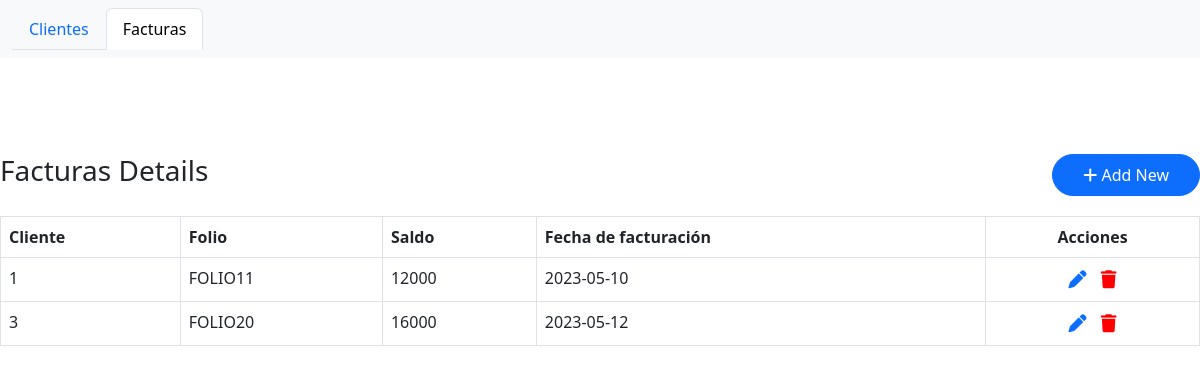
Page /html/facturas.php on the committed database.
### tables this page shows
CREATE TABLE `Factura` (
  `id` int(11) NOT NULL,
  `id_usuario` int(11) NOT NULL,
  `folio` varchar(50) NOT NULL,
  `saldo` varchar(100) NOT NULL,
  `fecha_facturacion` date NOT NULL,
  `fecha_creacion` date NOT NULL
);

### html/facturas.php (the view, shortened to what this page needs)
<?php
    include ('../DB/conexion.php');
    $consulta = "SELECT * FROM Factura";
    $respuesta = mysqli_query($conexion,$consulta);
?>
<!DOCTYPE html>
<html lang="en">
<head>
    <link rel="stylesheet" href="../css/estilo.css">
    <link href="https://cdn.jsdelivr.net/npm/bootstrap@5.3.0-alpha3/dist/css/bootstrap.min.css" rel="stylesheet">
</head>
<body>
    <nav class="navbar navbar-expand-lg bg-body-tertiary">
        <div class="container-fluid">
          <div class="collapse navbar-collapse" id="navbarSupportedContent">
            <ul class="nav nav-tabs">
                <li class="nav-item">
                  <a class="nav-link" href="../index.php">Clientes</a>
                </li>
                <li class="nav-item">
                  <a class="nav-link active" href="#">Facturas</a>
                </li>
          </div>
        </div>
    </nav>
    <br><br><br><br>
    <div class="ancho izq_der">
        <h3><span style="font-weight: normal;">Facturas</span> Details</h3>
        <a href="addFactura.php" class="btn btn_add btn-primary"><i class="fa-solid fa-plus"></i> Add New</a>
    </div>
    <table class="ancho table table-bordered">
        <thead>
            <tr>
                <th>Cliente</th>
                <th>Folio</th>
                <th>Saldo</th>
                <th>Fecha de facturación</th>
                <th class="cel_acction1">Acciones</th>
            </tr>
        </thead>
        <tbody>
            <?php
                foreach($respuesta AS $row){
            ?>
            <tr>
                <td><?php echo $row['id_usuario'] ?></td>
                <td><?php echo $row['folio'] ?></td>
                <td><?php echo $row['saldo'] ?></td>
                <td><?php echo $row['fecha_facturacion'] ?></td>
                <td class="cel_acction">
                    <a href="#" onclick="editar('updateFactura.php?id=<?php echo $row["id"];?>')"><i class="fa-solid fa-pen"></i></a>
                    <a class="btn_delete" href="#" onclick="eliminar('../DB/crud/deleteFactura.php?id=<?php echo $row["id"];?>')"><i class="fa-solid fa-trash"></i></a>
                </td>
            </tr>
            <?php
                }
            ?>
        </tbody>
    </table>
</body>
</html>

### css/estilo.css (style rules this page uses)
.ancho { max-width: 1200px; margin: auto; }
.izq_der { display: flex; flex-direction: row; justify-content: space-between; margin-bottom: 20px; }
.btn_add { border-radius: 30px !important; padding: 8px 30px !important; }
.btn_add { border-radius: 40px !important; }
.cel_acction1 { text-align: center; }
.cel_acction { text-align: center; }
.cel_acction a { font-size: 18px; }
.btn_delete { color: red !important; margin-left: 10px; }

### rows in the picture
factura: id_usuario "1", folio "FOLIO11", saldo "12000", fecha_facturacion "2023-05-10"
factura: id_usuario "3", folio "FOLIO20", saldo "16000", fecha_facturacion "2023-05-12"
